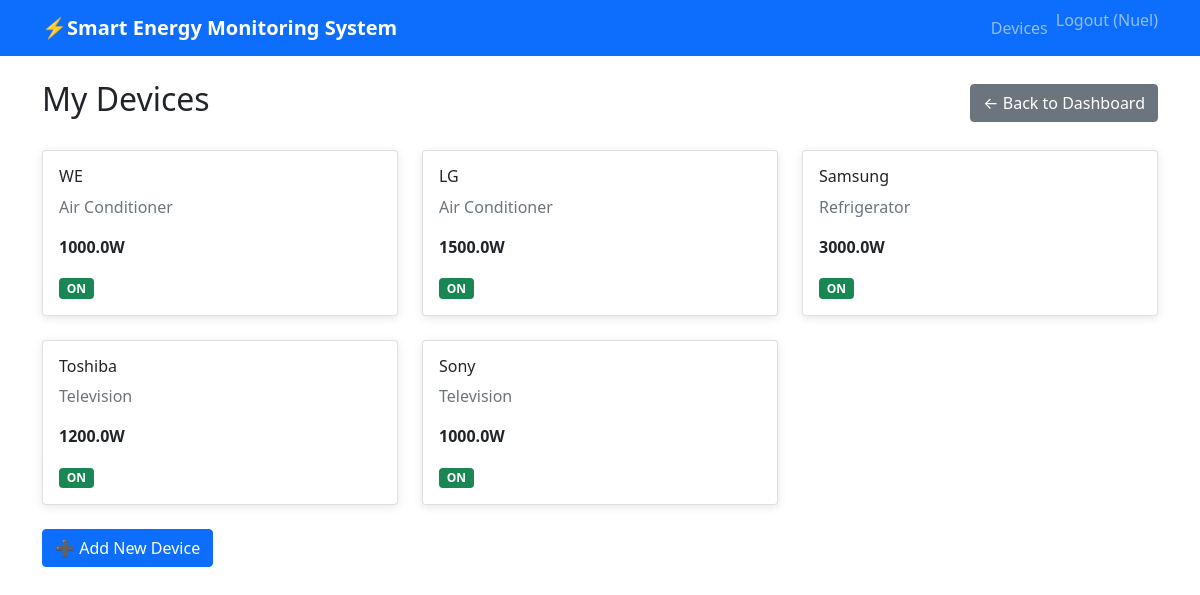
The page /devices/ (signed in) on the database its author committed.
### energy_app/models.py (models this page shows, shortened)
class Device(models.Model):
    DEVICE_TYPES = [
        ('AC', 'Air Conditioner'),
        ('FRIDGE', 'Refrigerator'),
        ('LIGHT', 'Lighting'),
        ('FAN', 'Fan'),
        ('TV', 'Television'),
        ('OTHER', 'Other'),
    ]
    id = models.UUIDField(primary_key=True, default=uuid.uuid4, editable=False)
    user = models.ForeignKey(User, on_delete=models.CASCADE)
    name = models.CharField(max_length=100)
    device_type = models.CharField(max_length=20, choices=DEVICE_TYPES)
    power_rating = models.FloatField(help_text="Power rating in Watts")
    status = models.BooleanField(default=False)  # on/off
    created_at = models.DateTimeField(auto_now_add=True)

### energy_app/views.py (the view)
# urls.py: path('devices/', views.devices_view, name='devices'),
@login_required
def devices_view(request):
    devices = Device.objects.filter(user=request.user)
    return render(request, 'energy_app/devices.html', {'devices': devices})

### energy_app/templates/energy_app/devices.html (shortened to what this page needs)
{% extends 'energy_app/base.html' %}
{% load static %}
{% block content %}
<div class="d-flex justify-content-between align-items-center mb-4">
    <h2>My Devices</h2>
    <a href="{% url 'dashboard' %}" class="btn btn-secondary">← Back to Dashboard</a>
</div>
<div class="row">
    {% for device in devices %}
    <div class="col-md-6 col-lg-4 mb-4">
        <div class="card h-100">
            <div class="card-body">
                <h6>{{ device.name }}</h6>
                <p class="text-muted">{{ device.get_device_type_display }}</p>
                <p><strong>{{ device.power_rating }}W</strong></p>
                <span class="badge bg-{{ device.status|yesno:'success,dark' }}">
                    {{ device.status|yesno:'ON,OFF' }}
                </span>
            </div>
        </div>
    </div>
    {% empty %}
    <div class="col-12">
        <div class="alert alert-info">
            No devices yet. <strong>Add from Dashboard</strong> and toggle them on!
        </div>
    </div>
    {% endfor %}
</div>
<button class="btn btn-primary mb-3" data-bs-toggle="modal" data-bs-target="#addDeviceModal">
    ➕ Add New Device
</button>
{% endblock %}

### energy_app/templates/energy_app/base.html (shortened to what this page needs)
{% load static %}
<!DOCTYPE html>
<html>
<head>
    <link href="https://cdn.jsdelivr.net/npm/bootstrap@5.1.3/dist/css/bootstrap.min.css" rel="stylesheet">
    <link rel="stylesheet" href="{% static 'css/style.css' %}">
</head>
<body>
    <nav class="navbar navbar-expand-lg navbar-dark bg-primary">
        <div class="container">
            <a class="navbar-brand" href="{% url 'dashboard' %}">⚡Smart Energy Monitoring System</a>
            {% if user.is_authenticated %}
                <div class="navbar-nav ms-auto">
                    <a class="nav-link" href="{% url 'devices' %}">Devices</a>
                     <form method="POST" action="{% url 'logout' %}" >
                        <button type="submit" class="nav-link btn btn-link p-0 border-0">
                            Logout ({{ user.username }})
                        </button>
                    </form>
                </div>
            {% endif %}
        </div>
    </nav>
    <div class="container mt-4">
        {% block content %}{% endblock %}
    </div>
</body>
</html>

### energy_app/static/css/style.css (style rules this page uses)
.card { box-shadow: 0 2px 10px rgba(0,0,0,0.1); }
.navbar-brand { font-weight: bold; }

### rows shown on the page
Device: name "WE", device_type "Air Conditioner", power_rating "1000.0", status "ON"
Device: name "LG", device_type "Air Conditioner", power_rating "1500.0", status "ON"
Device: name "Samsung", device_type "Refrigerator", power_rating "3000.0", status "ON"
Device: name "Toshiba", device_type "Television", power_rating "1200.0", status "ON"
Device: name "Sony", device_type "Television", power_rating "1000.0", status "ON"

### other values the page prints
{{ user.username }} "Nuel"
